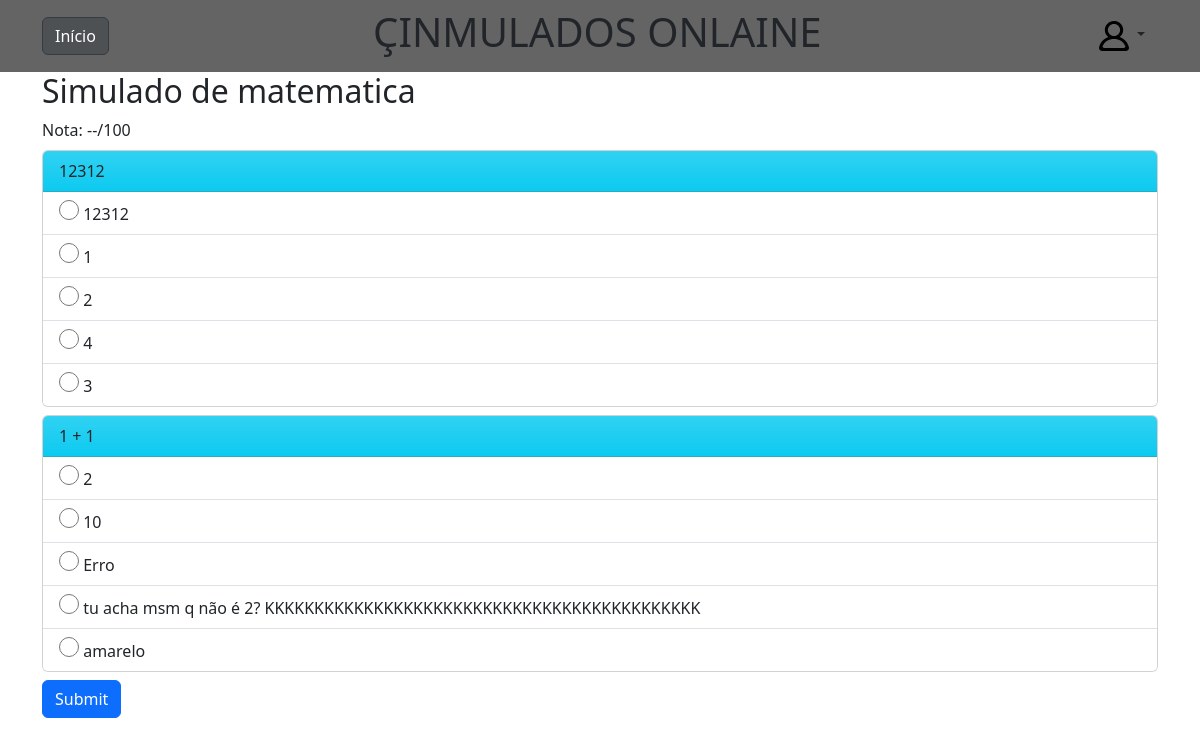
The page /test-details/31 on the database its author committed.
### tests/models.py (models this page shows, shortened)
class Test(models.Model):
    title = models.CharField(max_length=60)
    theme = models.CharField(max_length=2, choices=THEME_CHOICE)
    questions = models.ManyToManyField(Question)
    class Meta:
        verbose_name = "Simulado"
        verbose_name_plural = "Simulados"

class Question(models.Model):
    title = models.CharField(max_length=400)
    class Meta:
        verbose_name = "Questão"
        verbose_name_plural = "Questões"

class Choice(models.Model):
    text = models.CharField(max_length=200)
    isRight = models.BooleanField(default=False)
    question = models.ForeignKey(Question, on_delete=models.CASCADE, related_name='choices')
    class Meta:
        verbose_name = "Alternativa"
        verbose_name_plural = "Alternativas"

### tests/views.py (the view)
# urls.py: path('test-details/<int:test_id>', views.test_details, name='test_details'),
def test_details(request, test_id):
    if request.method == 'POST':
        test = get_object_or_404(Test, pk=test_id)
        test_weight = 0
        partial_weight = 0
        selected_choices_ids = []
        for question in test.questions.all():
            selected_choice_id = request.POST.get(f'question_{question.id}')
            selected_choice = get_object_or_404(Choice, pk=selected_choice_id)
            selected_choices_ids.append(selected_choice_id)
            test_question_weight = TestQuestionWeight.objects.get(test=test, question = question)
            test_weight += test_question_weight.weight
            if selected_choice.isRight:
                partial_weight += test_question_weight.weight
        nota = partial_weight/test_weight
        nota = nota*100
        selected_choices_queryset = Choice.objects.filter(id__in=selected_choices_ids)
        context = {
            'test': test,
            'nota': int(nota),
            'selected_choices': selected_choices_queryset
        }
        return render(request, 'tests/results.html', context)
    else:
        test = get_object_or_404(Test.objects.prefetch_related('questions', 'questions__choices' ), pk=test_id)
        context = {
            'test': test
        }
        return render(request, 'tests/test-details.html', context)

### tests/templates/tests/test-details.html (shortened to what this page needs)
{% extends 'tests/base.html' %}
{% load static %}
{% block content %}
<div class="container">
    <div class="test-header">
        <h2>{{ test.title }}</h2>
        {%if nota >= 0%}
        <div class="nota-card">
            <div>Nota: {{nota}}/100</div>
        <div>
        {%else%}
        <div class="nota-card">
            <div>Nota: --/100</div>
        {%endif%}
    <form method="POST" action="{% url 'tests:test_details' test.id %}">
        {% for question in test.questions.all %}
            <div class="card card-question-details mt-2 mb-2">
                <div class="card-header bg-info bg-gradient">
                    {{ question.title }}
                </div>
                <ul class="list-group list-group-flush">
                    {% for choice in question.choices.all %}
                        {% if selected_choices%}
                            {% if choice in selected_choices and choice.isRight%}
                                <li class="list-group-item" style="background-color: rgb(26, 201, 70);">
                                    <input class="radio-choice" type="radio" name="question_{{ question.id }}" value="{{ choice.id }}" id="choice_{{ choice.id }}" required="true"
                                    >
                                    <label for="choice_{{ choice.id }}">{{ choice.text }}</label>
                                </li>
                            {%elif choice in selected_choices%}
                                <li class="list-group-item" style="background-color: rgb(173, 66, 47);">
                                    <input class="radio-choice" type="radio" name="question_{{ question.id }}" value="{{ choice.id }}" id="choice_{{ choice.id }}" required="true"
                                    >
                                    <label for="choice_{{ choice.id }}">{{ choice.text }}</label>
                                </li>
                            {%elif choice.isRight%}
                                <li class="list-group-item" style="background-color: rgb(26, 201, 70);">
                                    <input class="radio-choice" type="radio" name="question_{{ question.id }}" value="{{ choice.id }}" id="choice_{{ choice.id }}" required="true"
                                    >
                                    <label for="choice_{{ choice.id }}">{{ choice.text }}</label>
                                </li>
                            {% else %}
                                <li class="list-group-item">
                                    <input class="radio-choice" type="radio" name="question_{{ question.id }}" value="{{ choice.id }}" id="choice_{{ choice.id }}" required="true"
                                    >
                                    <label for="choice_{{ choice.id }}">{{ choice.text }}</label>
                                </li>
                            {% endif %}
                        {%else%}
                            <li class="list-group-item">
                                <input class="radio-choice" type="radio" name="question_{{ question.id }}" value="{{ choice.id }}" id="choice_{{ choice.id }}" required="true"
                                >
                                <label for="choice_{{ choice.id }}">{{ choice.text }}</label>
                            </li>
                        {% endif %}
                    {% endfor %}
                </ul>
            </div>
        {% endfor %}
        <button class="btn btn-primary" type="submit">Submit</button>
    </form>
</div>
{% endblock %}

### static/tests/css/main.css (style rules this page uses)
body { margin: 0; display: flex; flex-direction: column; }
.radio-choice { width: 20px; height: 20px; }

### rows shown on the page
Test: title "Simulado de matematica"
Question: title "12312"
Choice: text "12312"
Choice: text "1"
Choice: text "2"
Choice: text "4"
Choice: text "3"
Question: title "1 + 1"
Choice: text "2"
Choice: text "10"
Choice: text "Erro"
Choice: text "tu acha msm q não é 2? KKKKKKKKKKKKKKKKKKKKKKKKKKKKKKKKKKKKKKKKKKKK"
Choice: text "amarelo"
